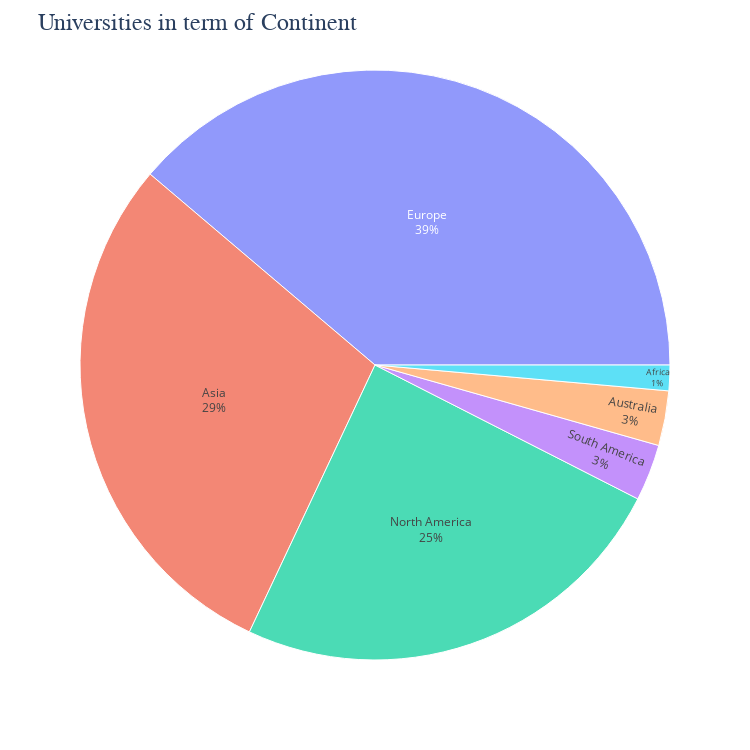

The cell this chart's notebook holds for it:
### Markdown cell above
- As can be seen, the most universities in the ranking belong to the United States, China, and the United Kingdom, respectively.

### Code cell
# Pie Chart Universities in term of Continent
fig = px.sunburst(df3,
                  path=['Continent']
                 )

fig.update_traces(textinfo="label+percent parent")

fig.update_layout(title_text="Universities in term of Continent", 
                  titlefont={'size': 24, 'family':'Serif'},
                  width=750, 
                  height=750,
                 )
fig.show()

### Figure 1 — Plotly figure (JSON) as saved in the notebook; plotly's stock layout.template omitted (floating-point values rounded to 4 significant figures)
{"data": [{"branchvalues": "total", "domain": {"x": [0, 1], "y": [0, 1]}, "hovertemplate": "labels=%{label}<br>count=%{value}<br>parent=%{parent}<br>id=%{id}<extra></extra>", "ids": ["Africa", "Asia", "Australia", "Europe", "North America", "South America"], "labels": ["Africa", "Asia", "Australia", "Europe", "North America", "South America"], "name": "", "parents": ["", "", "", "", "", ""], "textinfo": "label+percent parent", "type": "sunburst", "values": [14, 292, 30, 388, 245, 31]}], "layout": {"height": 750, "legend": {"tracegroupgap": 0}, "margin": {"t": 60}, "title": {"font": {"family": "Serif", "size": 24}, "text": "Universities in term of Continent"}, "width": 750}}
